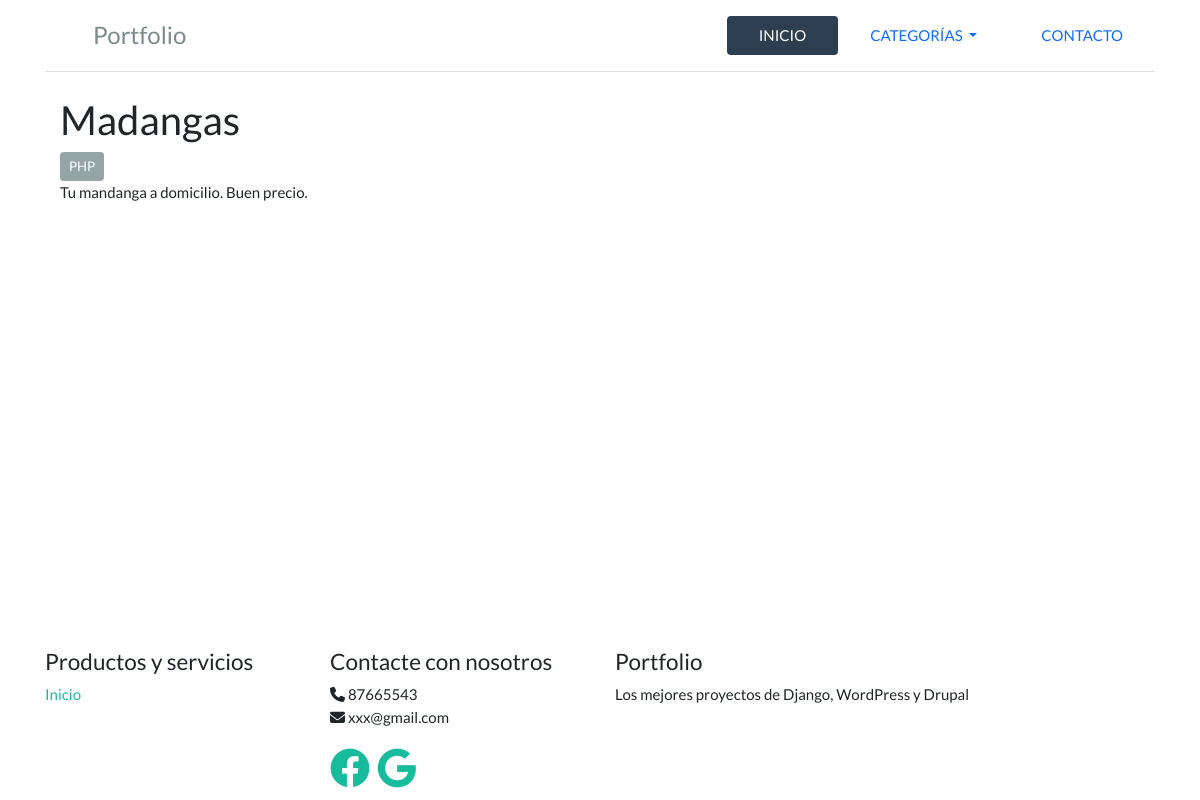
Page /proyecto/3/ on the committed database.
### portfolioapp/models.py (models this page shows)
class Proyecto(models.Model):
    categorias = models.ManyToManyField(Categoria, verbose_name='Categoria', related_name="proyectos")
    titulo = models.CharField(max_length = 250, verbose_name='Titulo', null=False, blank=False)
    descripcion = models.TextField(verbose_name='Descripcion', null=False, blank=False)
    year = models.IntegerField(verbose_name='Año', null=False, blank=False)
    fecha_creacion = models.DateTimeField(verbose_name='Fecha creación' , default=now)
    imagen = models.ImageField(verbose_name = 'Imagen', null=True, blank=True)

class Categoria(models.Model):
    nombre = models.CharField(max_length = 256, verbose_name='Nombre', null=False, blank=False)

### portfolioapp/views.py (the view)
# urls.py: path('proyecto/<int:pk>/', views.ProyectoView.as_view(), name='proyecto'),
class ProyectoView(TemplateView):
    template_name = 'portfolio/proyecto.html'
    def get_context_data(self, *args, **kwargs):
        context = super(ProyectoView, self).get_context_data(**kwargs)
        context['proyecto'] = get_object_or_404(Proyecto,id=kwargs['pk'])
        return context

### portfolioapp/templatetags/categorias_dropdown.py (called while the page is built)
@register.inclusion_tag('portfolio/categorias_dropdown.html')
def categorias_dropdown():
    categorias = Categoria.objects.all()
    return {'categorias': categorias}

### templates/portfolio/proyecto.html (shortened to what this page needs)
{% extends 'portfolio/base.html' %}
{% block content %}
<div class="container">
    <h2>{{proyecto.titulo}}</h2>
    {% for categoria in proyecto.categorias.all %}
        <a href="{% url 'home' categoria.id %}">
            <button class="btn btn-sm btn-secondary">{{categoria.nombre}}</button>
        </a>
    {% endfor %}
    <div class="row">
        <div class="col-sm">
            {{proyecto.descripcion|safe}}
        </div>
    </div>
</div>
{% endblock %}

### rows in the picture
Proyecto: titulo "Madangas", descripcion "Tu mandanga a domicilio. Buen precio."
Categoria: nombre "PHP"
